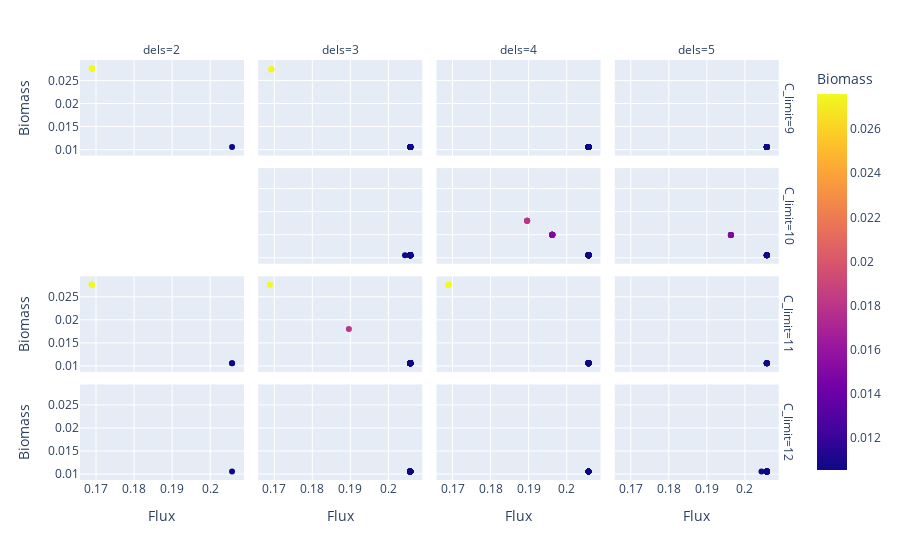

The notebook cell saved with this chart:
### Code cell
#Filter out reactions with quasi-null fluxes
min_flux = 0.05
deletion_list = raw_df.query("Flux>="+str(min_flux))["N_of_deletions"].unique().tolist()
deletion_list.sort()
carbon_list = raw_df.query("Flux>="+str(min_flux))["C_limit"].unique().tolist()
carbon_list.sort()

fig = px.scatter(raw_df.query("Flux>="+str(min_flux)),
                 x="Flux", y="Biomass", color="Biomass",
                 facet_col="N_of_deletions", facet_row="C_limit",hover_name="Strategy",
                 category_orders = {"N_of_deletions":deletion_list,
                                    "C_limit":carbon_list})

fig.for_each_annotation(lambda a: a.update(text=a.text.replace("N_of_deletions", "dels")))

fig.show()
#save figure:
fig.write_image('/'.join([dir_path, project_name, "optknock_strategies_evaluation_reduced_parameter_space.png"]))

### Figure 1 — Plotly figure (JSON) as saved in the notebook; plotly's stock layout.template omitted (floating-point values rounded to 4 significant figures; data arrays with more than 128 entries replaced by an {"elided": "..."} marker saying what was removed)
{"data": [{"hovertemplate": "<b>%{hovertext}</b><br><br>C_limit=9<br>N_of_deletions=2<br>Flux=%{x}<br>Biomass=%{marker.color}<extra></extra>", "hovertext": [["DCTPD", "RNDR4"], ["PSP_L", "GND"], ["PSP_L", "PGL"], ["PSERT", "PGL"], ["G6PDH2r", "PSP_L"], ["PSERT", "G6PDH2r"], ["G6PDH2r", "PGCD"], ["PSERT", "GND"], ["GND", "PGCD"], ["PGL", "PGCD"]], "legendgroup": "", "marker": {"color": [0.01056, 0.02759, 0.02759, 0.02759, 0.02759, 0.02759, 0.02759, 0.02759, 0.02759, 0.02759], "coloraxis": "coloraxis", "symbol": "circle"}, "mode": "markers", "name": "", "orientation": "v", "showlegend": false, "type": "scatter", "x": [0.2057, 0.1689, 0.1689, 0.1689, 0.1689, 0.1689, 0.1689, 0.1689, 0.1689, 0.1689], "xaxis": "x13", "y": [0.01056, 0.02759, 0.02759, 0.02759, 0.02759, 0.02759, 0.02759, 0.02759, 0.02759, 0.02759], "yaxis": "y13"}, {"hovertemplate": "<b>%{hovertext}</b><br><br>C_limit=9<br>N_of_deletions=3<br>Flux=%{x}<br>Biomass=%{marker.color}<extra></extra>", "hovertext": [["NADTRHD", "RNDR4", "NDPK6"], ["RNDR4", "NDPK6", "AGDC"], ["PPA", "RNDR4", "NDPK6"], ["DCTPD", "RNDR4", "AGDC"], ["DCTPD", "G6PDH2r", "RNDR4"], ["DCTPD", "NADTRHD", "RNDR4"], ["TRDR", "RNDR4", "DCTPD"], ["DCTPD", "RNDR4", "AMPTASECG"], ["RNDR4", "NDPK6", "TRDRf"], ["RNDR4", "NDPK6", "PGCD"], ["FDH6", "PYK", "GART"], ["FDH6", "VALTA", "GART"], ["GND", "GART", "PGCD"], ["FDH6", "CAT", "GART"], ["PSERT", "GND", "GART"], ["PSERT", "G6PDH2r", "GART"], ["DCTPD", "RNDR4", "PEPC"], ["DCTPD", "FNOR", "RNDR4"]], "legendgroup": "", "marker": {"color": [0.01056, 0.01056, 0.01056, 0.01056, 0.01056, 0.01056, 0.01056, 0.01056, 0.01056, 0.01056, 0.01056, 0.01056, 0.02743, 0.01056, 0.02743, 0.02743, 0.01056, 0.01056], "coloraxis": "coloraxis", "symbol": "circle"}, "mode": "markers", "name": "", "orientation": "v", "showlegend": false, "type": "scatter", "x": [0.2057, 0.2057, 0.2057, 0.2057, 0.2057, 0.2057, 0.2057, 0.2057, 0.2057, 0.2057, 0.2057, 0.2057, 0.1692, 0.2057, 0.1692, 0.1692, 0.2057, 0.2057], "xaxis": "x14", "y": [0.01056, 0.01056, 0.01056, 0.01056, 0.01056, 0.01056, 0.01056, 0.01056, 0.01056, 0.01056, 0.01056, 0.01056, 0.02743, 0.01056, 0.02743, 0.02743, 0.01056, 0.01056], "yaxis": "y14"}, {"hovertemplate": "<b>%{hovertext}</b><br><br>C_limit=9<br>N_of_deletions=4<br>Flux=%{x}<br>Biomass=%{marker.color}<extra></extra>", "hovertext": {"elided": "43x4 str values"}, "legendgroup": "", "marker": {"color": [0.01056, 0.01056, 0.01056, 0.01056, 0.01056, 0.01056, 0.01056, 0.01056, 0.01056, 0.01056, 0.01056, 0.01056, 0.01056, 0.01056, 0.01056, 0.01056, 0.01056, 0.01056, 0.01056, 0.01056, 0.01056, 0.01056, 0.01056, 0.01056, 0.01056, 0.01056, 0.01056, 0.01056, 0.01056, 0.01056, 0.01056, 0.01056, 0.01056, 0.01056, 0.01056, 0.01056, 0.01056, 0.01056, 0.01056, 0.01056, 0.01056, 0.01056, 0.01056], "coloraxis": "coloraxis", "symbol": "circle"}, "mode": "markers", "name": "", "orientation": "v", "showlegend": false, "type": "scatter", "x": [0.2057, 0.2057, 0.2057, 0.2057, 0.2057, 0.2057, 0.2057, 0.2057, 0.2057, 0.2057, 0.2057, 0.2057, 0.2057, 0.2057, 0.2057, 0.2057, 0.2057, 0.2057, 0.2057, 0.2057, 0.2057, 0.2057, 0.2057, 0.2057, 0.2057, 0.2057, 0.2057, 0.2057, 0.2057, 0.2057, 0.2057, 0.2057, 0.2057, 0.2057, 0.2057, 0.2057, 0.2057, 0.2057, 0.2057, 0.2057, 0.2057, 0.2057, 0.2057], "xaxis": "x15", "y": [0.01056, 0.01056, 0.01056, 0.01056, 0.01056, 0.01056, 0.01056, 0.01056, 0.01056, 0.01056, 0.01056, 0.01056, 0.01056, 0.01056, 0.01056, 0.01056, 0.01056, 0.01056, 0.01056, 0.01056, 0.01056, 0.01056, 0.01056, 0.01056, 0.01056, 0.01056, 0.01056, 0.01056, 0.01056, 0.01056, 0.01056, 0.01056, 0.01056, 0.01056, 0.01056, 0.01056, 0.01056, 0.01056, 0.01056, 0.01056, 0.01056, 0.01056, 0.01056], "yaxis": "y15"}, {"hovertemplate": "<b>%{hovertext}</b><br><br>C_limit=9<br>N_of_deletions=5<br>Flux=%{x}<br>Biomass=%{marker.color}<extra></extra>", "hovertext": [["FDH6", "GART", "G6PDH2r", "AGTi", "FBP"], ["FDH6", "GART", "LALGP", "HEX7", "GND"], ["NADTRHD", "FDH6", "GART", "PYK", "TRDRf"], ["FDH6", "PEPC", "GART", "PGCD", "AMPTASECG"], ["FDH6", "GART", "IPDPS", "ME2", "FBA3"], ["PSERT", "GART", "FDH6", "LALGP", "GND"], ["FDH6", "GART", "TRDR", "VALTA", "G6PDH2r"], ["NADTRHD", "FDH6", "GART", "FBA3", "ADPGDP"], ["PSERT", "FDH6", "ACGAMK", "GART", "AMPTASECG"], ["FDH6", "GART", "SBP", "LDH_D", "PSP_L"], ["PSERT", "NDPK6", "ORNTAC", "DMPPS_syn", "RNDR4"], ["TALA", "GART", "NDPK6", "AGTi", "RNDR4"], ["NDPK6", "GLCS3", "ACODA", "GTHS", "RNDR4"], ["NDPK6", "FBP", "GTHS", "FNOR", "RNDR4"], ["NDPK6", "GLCS3", "GND", "FNOR", "RNDR4"]], "legendgroup": "", "marker": {"color": [0.01056, 0.01056, 0.01056, 0.01056, 0.01056, 0.01056, 0.01056, 0.01056, 0.01056, 0.01056, 0.01056, 0.01056, 0.01056, 0.01056, 0.01056], "coloraxis": "coloraxis", "symbol": "circle"}, "mode": "markers", "name": "", "orientation": "v", "showlegend": false, "type": "scatter", "x": [0.2057, 0.2057, 0.2057, 0.2057, 0.2057, 0.2057, 0.2057, 0.2057, 0.2057, 0.2057, 0.2057, 0.2057, 0.2057, 0.2057, 0.2057], "xaxis": "x16", "y": [0.01056, 0.01056, 0.01056, 0.01056, 0.01056, 0.01056, 0.01056, 0.01056, 0.01056, 0.01056, 0.01056, 0.01056, 0.01056, 0.01056, 0.01056], "yaxis": "y16"}, {"hovertemplate": "<b>%{hovertext}</b><br><br>C_limit=10<br>N_of_deletions=3<br>Flux=%{x}<br>Biomass=%{marker.color}<extra></extra>", "hovertext": [["RNDR4", "NDPK6", "ACGS"], ["FNOR", "RNDR4", "NDPK6"], ["FBA", "RNDR4", "NDPK6"], ["DMPPS_syn", "FDH6", "GART"], ["RNDR4", "NDPK6", "SBP"], ["GART", "FDH6", "GLUSfx"], ["RNDR4", "NDPK6", "GLUSfx"], ["PSP_L", "RNDR4", "NDPK6"], ["FDH6", "AGDC", "GART"], ["RNDR4", "NDPK6", "PGL"], ["DCTPD", "RNDR4", "AGDC"], ["DCTPD", "G6PDH2r", "RNDR4"], ["DCTPD", "RNDR4", "FBA"], ["DCTPD", "RNDR4", "GLYCOR_nadp"], ["DCTPD", "FNOR", "RNDR4"], ["DCTPD", "TALA", "RNDR4"], ["DCTPD", "PSP_L", "RNDR4"], ["DCTPD", "RNDR4", "GLUSfx"], ["DCTPD", "RNDR4", "FUM"], ["DCTPD", "RNDR4", "ALAD_L"], ["GART", "PEPC", "FDH6"], ["DCTPD", "RNDR4", "PEPC"], ["DCTPD", "RNDR4", "FBA"], ["GTHPi", "FDH6", "GART"], ["DCTPD", "RNDR4", "AMPTASECG"], ["DCTPD", "PPA", "RNDR4"], ["DCTPD", "RNDR4", "SBP"], ["DCTPD", "RNDR4", "ALAGLUE"], ["DCTPD", "FBP", "RNDR4"], ["FDH6", "PPKr", "GART"], ["PPA", "RNDR4", "NDPK6"]], "legendgroup": "", "marker": {"color": [0.01056, 0.01056, 0.01056, 0.01056, 0.01056, 0.01056, 0.01056, 0.01056, 0.01056, 0.01056, 0.01056, 0.01056, 0.01056, 0.01056, 0.01056, 0.01056, 0.01056, 0.01056, 0.01056, 0.01056, 0.01056, 0.01056, 0.01056, 0.01056, 0.01056, 0.01056, 0.01056, 0.01056, 0.01056, 0.01056, 0.01056], "coloraxis": "coloraxis", "symbol": "circle"}, "mode": "markers", "name": "", "orientation": "v", "showlegend": false, "type": "scatter", "x": [0.2057, 0.2057, 0.2057, 0.2057, 0.2057, 0.2057, 0.2057, 0.2057, 0.2057, 0.2057, 0.2057, 0.2057, 0.2057, 0.2057, 0.2057, 0.2057, 0.2057, 0.2057, 0.2044, 0.2057, 0.2057, 0.2057, 0.2057, 0.2057, 0.2057, 0.2057, 0.2057, 0.2057, 0.2057, 0.2057, 0.2057], "xaxis": "x10", "y": [0.01056, 0.01056, 0.01056, 0.01056, 0.01056, 0.01056, 0.01056, 0.01056, 0.01056, 0.01056, 0.01056, 0.01056, 0.01056, 0.01056, 0.01056, 0.01056, 0.01056, 0.01056, 0.01056, 0.01056, 0.01056, 0.01056, 0.01056, 0.01056, 0.01056, 0.01056, 0.01056, 0.01056, 0.01056, 0.01056, 0.01056], "yaxis": "y10"}, {"hovertemplate": "<b>%{hovertext}</b><br><br>C_limit=10<br>N_of_deletions=4<br>Flux=%{x}<br>Biomass=%{marker.color}<extra></extra>", "hovertext": {"elided": "44x4 str values"}, "legendgroup": "", "marker": {"color": [0.01056, 0.01056, 0.01056, 0.01056, 0.01056, 0.01056, 0.01056, 0.01056, 0.01056, 0.01056, 0.01056, 0.01056, 0.01056, 0.01056, 0.01056, 0.01056, 0.01056, 0.01056, 0.01056, 0.01497, 0.01497, 0.01497, 0.01497, 0.01497, 0.01497, 0.01802, 0.01802, 0.01802, 0.01802, 0.01056, 0.01056, 0.01056, 0.01056, 0.01056, 0.01056, 0.01056, 0.01056, 0.01497, 0.01497, 0.01497, 0.01497, 0.01056, 0.01056, 0.01056], "coloraxis": "coloraxis", "symbol": "circle"}, "mode": "markers", "name": "", "orientation": "v", "showlegend": false, "type": "scatter", "x": [0.2057, 0.2057, 0.2057, 0.2057, 0.2057, 0.2057, 0.2057, 0.2057, 0.2057, 0.2057, 0.2057, 0.2057, 0.2057, 0.2057, 0.2057, 0.2057, 0.2057, 0.2057, 0.2057, 0.1962, 0.1962, 0.1962, 0.1962, 0.1962, 0.1962, 0.1896, 0.1896, 0.1896, 0.1896, 0.2057, 0.2057, 0.2057, 0.2057, 0.2057, 0.2057, 0.2057, 0.2057, 0.1962, 0.1962, 0.1962, 0.1962, 0.2057, 0.2057, 0.2057], "xaxis": "x11", "y": [0.01056, 0.01056, 0.01056, 0.01056, 0.01056, 0.01056, 0.01056, 0.01056, 0.01056, 0.01056, 0.01056, 0.01056, 0.01056, 0.01056, 0.01056, 0.01056, 0.01056, 0.01056, 0.01056, 0.01497, 0.01497, 0.01497, 0.01497, 0.01497, 0.01497, 0.01802, 0.01802, 0.01802, 0.01802, 0.01056, 0.01056, 0.01056, 0.01056, 0.01056, 0.01056, 0.01056, 0.01056, 0.01497, 0.01497, 0.01497, 0.01497, 0.01056, 0.01056, 0.01056], "yaxis": "y11"}, {"hovertemplate": "<b>%{hovertext}</b><br><br>C_limit=10<br>N_of_deletions=5<br>Flux=%{x}<br>Biomass=%{marker.color}<extra></extra>", "hovertext": [["TALA", "LALGP", "GND", "DCTPD", "RNDR4"], ["NDPK6", "LALGP", "ME2", "RNDR4", "AMPTASECG"], ["PSERT", "GART", "ALAD_L", "VALTA", "GND"], ["GART", "ALAD_L", "PGCD", "VALTA", "GND"], ["GART", "ALAD_L", "VALTA", "GND", "PSP_L"], ["GART", "ALAD_L", "VALTA", "G6PDH2r", "PSP_L"], ["PSERT", "GART", "ALAD_L", "VALTA", "G6PDH2r"], ["GART", "ALAD_L", "PGCD", "VALTA", "G6PDH2r"], ["LALGP", "VPAMTr", "GTHS", "DCTPD", "RNDR4"], ["NDPK6", "PGCD", "GLUSfx", "PSP_L", "RNDR4"], ["IPDDI", "GTHS", "DCTPD", "PSP_L", "RNDR4"], ["NADTRHD", "VPAMTr", "AGDC", "DCTPD", "RNDR4"], ["GLYDHDA", "SBP", "PYK", "DCTPD", "RNDR4"], ["NDPK6", "AGDC", "FBA", "PSP_L", "RNDR4"], ["TALA", "IPDPS", "ADPGDP", "DCTPD", "RNDR4"]], "legendgroup": "", "marker": {"color": [0.01056, 0.01056, 0.01492, 0.01492, 0.01492, 0.01492, 0.01492, 0.01492, 0.01056, 0.01056, 0.01056, 0.01056, 0.01056, 0.01056, 0.01056], "coloraxis": "coloraxis", "symbol": "circle"}, "mode": "markers", "name": "", "orientation": "v", "showlegend": false, "type": "scatter", "x": [0.2057, 0.2057, 0.1963, 0.1963, 0.1963, 0.1963, 0.1963, 0.1963, 0.2057, 0.2057, 0.2057, 0.2057, 0.2057, 0.2057, 0.2057], "xaxis": "x12", "y": [0.01056, 0.01056, 0.01492, 0.01492, 0.01492, 0.01492, 0.01492, 0.01492, 0.01056, 0.01056, 0.01056, 0.01056, 0.01056, 0.01056, 0.01056], "yaxis": "y12"}, {"hovertemplate": "<b>%{hovertext}</b><br><br>C_limit=11<br>N_of_deletions=2<br>Flux=%{x}<br>Biomass=%{marker.color}<extra></extra>", "hovertext": [["RNDR4", "NDPK6"], ["FDH6", "GART"], ["PSERT", "PGL"], ["PGL", "PGCD"], ["PSP_L", "GND"], ["PSERT", "PGL"], ["G6PDH2r", "PSP_L"], ["PSERT", "G6PDH2r"], ["PSERT", "GND"]], "legendgroup": "", "marker": {"color": [0.01056, 0.01056, 0.02759, 0.02759, 0.02759, 0.02759, 0.02759, 0.02759, 0.02759], "coloraxis": "coloraxis", "symbol": "circle"}, "mode": "markers", "name": "", "orientation": "v", "showlegend": false, "type": "scatter", "x": [0.2057, 0.2057, 0.1689, 0.1689, 0.1689, 0.1689, 0.1689, 0.1689, 0.1689], "xaxis": "x5", "y": [0.01056, 0.01056, 0.02759, 0.02759, 0.02759, 0.02759, 0.02759, 0.02759, 0.02759], "yaxis": "y5"}, {"hovertemplate": "<b>%{hovertext}</b><br><br>C_limit=11<br>N_of_deletions=3<br>Flux=%{x}<br>Biomass=%{marker.color}<extra></extra>", "hovertext": [["DCTPD", "RNDR4", "ANHMK"], ["DCTPD", "FNOR", "RNDR4"], ["FNOR", "RNDR4", "NDPK6"], ["AMPTASECG", "RNDR4", "NDPK6"], ["RNDR4", "NDPK6", "ACM6PH"], ["DCTPD", "RNDR4", "ALAD_L"], ["RNDR4", "NDPK6", "TRPS1"], ["DCTPD", "RNDR4", "PGL"], ["DCTPD", "RNDR4", "ACM6PH"], ["DCTPD", "RNDR4", "ME2"], ["DCTPD", "RNDR4", "FBA"], ["RNDR4", "NDPK6", "ACM6PH"], ["DCTPD", "RNDR4", "PGL"], ["FDH6", "CAT", "GART"], ["RNDR4", "NDPK6", "GLUSfx"], ["DCTPD", "TALA", "RNDR4"], ["FBA", "RNDR4", "NDPK6"], ["FBA3", "RNDR4", "NDPK6"], ["DCTPD", "PPA", "RNDR4"], ["FDH6", "TRPS3", "GART"], ["RNDR4", "NDPK6", "AGDC"], ["RNDR4", "NDPK6", "PGL"], ["MLTGY4pp", "RNDR4", "NDPK6"], ["GTHPi", "RNDR4", "NDPK6"], ["PEPC", "RNDR4", "NDPK6"], ["RNDR4", "NDPK6", "ANHMK"], ["PSP_L", "ACGAMK", "GND"], ["PSERT", "GART", "FDH6"], ["PSERT", "G6PDH2r", "ALAD_L"], ["FDH6", "IPDDI", "GART"], ["RNDR4", "NDPK6", "ORNTAC"], ["RNDR4", "NDPK6", "PGL"], ["PPA", "RNDR4", "NDPK6"], ["FDH6", "VALTA", "GART"], ["GLUCYS", "RNDR4", "NDPK6"], ["RNDR4", "NDPK6", "PDH"], ["ALAD_L", "RNDR4", "NDPK6"], ["RNDR4", "NDPK6", "FDH6"], ["DMPPS_syn", "RNDR4", "NDPK6"]], "legendgroup": "", "marker": {"color": [0.01056, 0.01056, 0.01056, 0.01056, 0.01056, 0.01056, 0.01056, 0.01056, 0.01056, 0.01056, 0.01056, 0.01056, 0.01056, 0.01056, 0.01056, 0.01056, 0.01056, 0.01056, 0.01056, 0.01056, 0.01056, 0.01056, 0.01056, 0.01056, 0.01056, 0.01056, 0.02759, 0.01056, 0.01802, 0.01056, 0.01056, 0.01056, 0.01056, 0.01056, 0.01056, 0.01056, 0.01056, 0.01056, 0.01056], "coloraxis": "coloraxis", "symbol": "circle"}, "mode": "markers", "name": "", "orientation": "v", "showlegend": false, "type": "scatter", "x": [0.2057, 0.2057, 0.2057, 0.2057, 0.2057, 0.2057, 0.2057, 0.2057, 0.2057, 0.2057, 0.2057, 0.2057, 0.2057, 0.2057, 0.2057, 0.2057, 0.2057, 0.2057, 0.2057, 0.2057, 0.2057, 0.2057, 0.2057, 0.2057, 0.2057, 0.2057, 0.1689, 0.2057, 0.1896, 0.2057, 0.2057, 0.2057, 0.2057, 0.2057, 0.2057, 0.2057, 0.2057, 0.2057, 0.2057], "xaxis": "x6", "y": [0.01056, 0.01056, 0.01056, 0.01056, 0.01056, 0.01056, 0.01056, 0.01056, 0.01056, 0.01056, 0.01056, 0.01056, 0.01056, 0.01056, 0.01056, 0.01056, 0.01056, 0.01056, 0.01056, 0.01056, 0.01056, 0.01056, 0.01056, 0.01056, 0.01056, 0.01056, 0.02759, 0.01056, 0.01802, 0.01056, 0.01056, 0.01056, 0.01056, 0.01056, 0.01056, 0.01056, 0.01056, 0.01056, 0.01056], "yaxis": "y6"}, {"hovertemplate": "<b>%{hovertext}</b><br><br>C_limit=11<br>N_of_deletions=4<br>Flux=%{x}<br>Biomass=%{marker.color}<extra></extra>", "hovertext": {"elided": "34x4 str values"}, "legendgroup": "", "marker": {"color": [0.02759, 0.02759, 0.02759, 0.02759, 0.01056, 0.01056, 0.01056, 0.01056, 0.01056, 0.01056, 0.01056, 0.01056, 0.01056, 0.01056, 0.01056, 0.01056, 0.01056, 0.01056, 0.01056, 0.01056, 0.01056, 0.01056, 0.01056, 0.01056, 0.01056, 0.01056, 0.01056, 0.01056, 0.01056, 0.01056, 0.01056, 0.01056, 0.01056, 0.01056], "coloraxis": "coloraxis", "symbol": "circle"}, "mode": "markers", "name": "", "orientation": "v", "showlegend": false, "type": "scatter", "x": [0.1689, 0.1689, 0.1689, 0.1689, 0.2057, 0.2057, 0.2057, 0.2057, 0.2057, 0.2057, 0.2057, 0.2057, 0.2057, 0.2057, 0.2057, 0.2057, 0.2057, 0.2057, 0.2057, 0.2057, 0.2057, 0.2057, 0.2057, 0.2057, 0.2057, 0.2057, 0.2057, 0.2057, 0.2057, 0.2057, 0.2057, 0.2057, 0.2057, 0.2057], "xaxis": "x7", "y": [0.02759, 0.02759, 0.02759, 0.02759, 0.01056, 0.01056, 0.01056, 0.01056, 0.01056, 0.01056, 0.01056, 0.01056, 0.01056, 0.01056, 0.01056, 0.01056, 0.01056, 0.01056, 0.01056, 0.01056, 0.01056, 0.01056, 0.01056, 0.01056, 0.01056, 0.01056, 0.01056, 0.01056, 0.01056, 0.01056, 0.01056, 0.01056, 0.01056, 0.01056], "yaxis": "y7"}, {"hovertemplate": "<b>%{hovertext}</b><br><br>C_limit=11<br>N_of_deletions=5<br>Flux=%{x}<br>Biomass=%{marker.color}<extra></extra>", "hovertext": [["FDH6", "GART", "PYK", "GND", "ASPO5"], ["FDH6", "GART", "ANHMK", "PSP_L", "AMPTASECG"], ["PSERT", "FDH6", "GART", "ANHMK", "GND"], ["GART", "FDH6", "PYK", "ANHMK", "GLUSfx"], ["ORNTAC", "G6PDH2r", "DCTPD", "FBP", "RNDR4"], ["PYK", "G6PDH2r", "FBA", "DCTPD", "RNDR4"], ["VPAMTr", "HEX7", "FBA", "DCTPD", "RNDR4"], ["ALAD_L", "NDPK6", "TRDR", "GLUSfx", "RNDR4"]], "legendgroup": "", "marker": {"color": [0.01056, 0.01056, 0.01056, 0.01056, 0.01056, 0.01056, 0.01056, 0.01056], "coloraxis": "coloraxis", "symbol": "circle"}, "mode": "markers", "name": "", "orientation": "v", "showlegend": false, "type": "scatter", "x": [0.2057, 0.2057, 0.2057, 0.2057, 0.2057, 0.2057, 0.2057, 0.2057], "xaxis": "x8", "y": [0.01056, 0.01056, 0.01056, 0.01056, 0.01056, 0.01056, 0.01056, 0.01056], "yaxis": "y8"}, {"hovertemplate": "<b>%{hovertext}</b><br><br>C_limit=12<br>N_of_deletions=2<br>Flux=%{x}<br>Biomass=%{marker.color}<extra></extra>", "hovertext": [["DCTPD", "RNDR4"]], "legendgroup": "", "marker": {"color": [0.01056], "coloraxis": "coloraxis", "symbol": "circle"}, "mode": "markers", "name": "", "orientation": "v", "showlegend": false, "type": "scatter", "x": [0.2057], "xaxis": "x", "y": [0.01056], "yaxis": "y"}, {"hovertemplate": "<b>%{hovertext}</b><br><br>C_limit=12<br>N_of_deletions=3<br>Flux=%{x}<br>Biomass=%{marker.color}<extra></extra>", "hovertext": [["RNDR4", "NDPK6", "PGL"], ["RNDR4", "NDPK6", "TRPS1"], ["RNDR4", "NDPK6", "IPDDI"], ["DCTPD", "RNDR4", "PEPC"], ["FBA", "RNDR4", "NDPK6"], ["FBA3", "RNDR4", "NDPK6"], ["RNDR4", "NDPK6", "GLUSfx"], ["DCTPD", "NADTRHD", "RNDR4"], ["RNDR4", "ANS", "NDPK6"], ["DCTPD", "RNDR4", "PGL"], ["DCTPD", "RNDR4", "PGCD"], ["DCTPD", "FNOR", "RNDR4"], ["DCTPD", "RNDR4", "GTHS"], ["DCTPD", "NADTRHD", "RNDR4"], ["DCTPD", "RNDR4", "PYK"], ["DCTPD", "RNDR4", "PGL"], ["DCTPD", "PSP_L", "RNDR4"], ["FBA3", "RNDR4", "DCTPD"], ["DCTPD", "RNDR4", "FBA"], ["DMPPS_syn", "RNDR4", "DCTPD"], ["DCTPD", "RNDR4", "PPKr"], ["DCTPD", "RNDR4", "PGCD"], ["DCTPD", "G6PDH2r", "RNDR4"], ["DCTPD", "RNDR4", "PYK"], ["DCTPD", "FBP", "RNDR4"], ["DCTPD", "RNDR4", "ACM6PH"], ["DCTPD", "VPAMTr", "RNDR4"], ["DCTPD", "GLCS3", "RNDR4"], ["DCTPD", "RNDR4", "GLUSfx"]], "legendgroup": "", "marker": {"color": [0.01056, 0.01056, 0.01056, 0.01056, 0.01056, 0.01056, 0.01056, 0.01056, 0.01056, 0.01056, 0.01056, 0.01056, 0.01056, 0.01056, 0.01056, 0.01056, 0.01056, 0.01056, 0.01056, 0.01056, 0.01056, 0.01056, 0.01056, 0.01056, 0.01056, 0.01056, 0.01056, 0.01056, 0.01056], "coloraxis": "coloraxis", "symbol": "circle"}, "mode": "markers", "name": "", "orientation": "v", "showlegend": false, "type": "scatter", "x": [0.2057, 0.2057, 0.2057, 0.2057, 0.2057, 0.2057, 0.2057, 0.2057, 0.2057, 0.2057, 0.2057, 0.2057, 0.2057, 0.2057, 0.2057, 0.2057, 0.2057, 0.2057, 0.2057, 0.2057, 0.2057, 0.2057, 0.2057, 0.2057, 0.2057, 0.2057, 0.2057, 0.2057, 0.2057], "xaxis": "x2", "y": [0.01056, 0.01056, 0.01056, 0.01056, 0.01056, 0.01056, 0.01056, 0.01056, 0.01056, 0.01056, 0.01056, 0.01056, 0.01056, 0.01056, 0.01056, 0.01056, 0.01056, 0.01056, 0.01056, 0.01056, 0.01056, 0.01056, 0.01056, 0.01056, 0.01056, 0.01056, 0.01056, 0.01056, 0.01056], "yaxis": "y2"}, {"hovertemplate": "<b>%{hovertext}</b><br><br>C_limit=12<br>N_of_deletions=4<br>Flux=%{x}<br>Biomass=%{marker.color}<extra></extra>", "hovertext": {"elided": "39x4 str values"}, "legendgroup": "", "marker": {"color": [0.01056, 0.01056, 0.01056, 0.01056, 0.01056, 0.01056, 0.01056, 0.01056, 0.01056, 0.01056, 0.01056, 0.01056, 0.01056, 0.01056, 0.01056, 0.01056, 0.01056, 0.01056, 0.01056, 0.01056, 0.01056, 0.01056, 0.01056, 0.01056, 0.01056, 0.01056, 0.01056, 0.01056, 0.01056, 0.01056, 0.01056, 0.01056, 0.01056, 0.01056, 0.01056, 0.01056, 0.01056, 0.01056, 0.01056], "coloraxis": "coloraxis", "symbol": "circle"}, "mode": "markers", "name": "", "orientation": "v", "showlegend": false, "type": "scatter", "x": [0.2057, 0.2057, 0.2057, 0.2057, 0.2057, 0.2057, 0.2057, 0.2057, 0.2057, 0.2057, 0.2057, 0.2057, 0.2057, 0.2057, 0.2057, 0.2057, 0.2057, 0.2057, 0.2057, 0.2057, 0.2057, 0.2057, 0.2057, 0.2057, 0.2057, 0.2057, 0.2057, 0.2057, 0.2057, 0.2057, 0.2057, 0.2057, 0.2057, 0.2057, 0.2057, 0.2057, 0.2057, 0.2057, 0.2057], "xaxis": "x3", "y": [0.01056, 0.01056, 0.01056, 0.01056, 0.01056, 0.01056, 0.01056, 0.01056, 0.01056, 0.01056, 0.01056, 0.01056, 0.01056, 0.01056, 0.01056, 0.01056, 0.01056, 0.01056, 0.01056, 0.01056, 0.01056, 0.01056, 0.01056, 0.01056, 0.01056, 0.01056, 0.01056, 0.01056, 0.01056, 0.01056, 0.01056, 0.01056, 0.01056, 0.01056, 0.01056, 0.01056, 0.01056, 0.01056, 0.01056], "yaxis": "y3"}, {"hovertemplate": "<b>%{hovertext}</b><br><br>C_limit=12<br>N_of_deletions=5<br>Flux=%{x}<br>Biomass=%{marker.color}<extra></extra>", "hovertext": [["FDH6", "GART", "ANHMK", "GGCLUT2", "PSP_L"], ["FDH6", "GART", "ORNTAC", "AGDC", "PSP_L"], ["GART", "FDH6", "PGCD", "AGDC", "AMPTASECG"], ["GART", "FDH6", "AGDC", "G6PDH2r", "GLUSfx"], ["GART", "FDH6", "GND", "GLUSfx", "PSP_L"], ["FDH6", "GART", "PDH", "VPAMTr", "FBA3"], ["FDH6", "GART", "FBA3", "ACGS", "ACGAMK"], ["PSERT", "FDH6", "GART", "GGCLUT2", "AGDC"], ["FDH6", "GART", "HEX7", "AGTi", "AMPTASECG"], ["PSERT", "FDH6", "GART", "AGDC", "FBA3"], ["TALA", "NDPK6", "PDH", "RNDR4", "PGL"], ["FDH6", "GART", "IPDPS", "ANHMK", "FBP"], ["FDH6", "GART", "CAT", "VPAMTr", "ACGS"], ["FDH6", "GART", "GGCLUT2", "DMPPS_syn", "ACGS"], ["PSERT", "FDH6", "GART", "SBP", "GND"], ["FDH6", "GART", "SBP", "GTHPi", "DMPPS_syn"], ["PSERT", "GART", "FDH6", "DMPPS_syn", "GLUSfx"], ["FDH6", "GART", "ANHMK", "HEX7", "FUM"], ["FDH6", "GART", "DMPPS_syn", "PPA", "GND"], ["GART", "FDH6", "CAT", "PGCD", "VALTA"], ["PSERT", "FDH6", "GART", "GGCLUT2", "MDDEP4pp"]], "legendgroup": "", "marker": {"color": [0.01056, 0.01056, 0.01056, 0.01056, 0.01056, 0.01056, 0.01056, 0.01056, 0.01056, 0.01056, 0.01056, 0.01056, 0.01056, 0.01056, 0.01056, 0.01056, 0.01056, 0.01056, 0.01056, 0.01056, 0.01056], "coloraxis": "coloraxis", "symbol": "circle"}, "mode": "markers", "name": "", "orientation": "v", "showlegend": false, "type": "scatter", "x": [0.2057, 0.2057, 0.2057, 0.2057, 0.2057, 0.2057, 0.2057, 0.2057, 0.2057, 0.2057, 0.2057, 0.2057, 0.2057, 0.2057, 0.2057, 0.2057, 0.2057, 0.2044, 0.2057, 0.2057, 0.2057], "xaxis": "x4", "y": [0.01056, 0.01056, 0.01056, 0.01056, 0.01056, 0.01056, 0.01056, 0.01056, 0.01056, 0.01056, 0.01056, 0.01056, 0.01056, 0.01056, 0.01056, 0.01056, 0.01056, 0.01056, 0.01056, 0.01056, 0.01056], "yaxis": "y4"}], "layout": {"annotations": [{"font": {}, "showarrow": false, "text": "dels=2", "x": 0.115, "xanchor": "center", "xref": "paper", "y": 1, "yanchor": "bottom", "yref": "paper"}, {"font": {}, "showarrow": false, "text": "dels=3", "x": 0.365, "xanchor": "center", "xref": "paper", "y": 1, "yanchor": "bottom", "yref": "paper"}, {"font": {}, "showarrow": false, "text": "dels=4", "x": 0.615, "xanchor": "center", "xref": "paper", "y": 1, "yanchor": "bottom", "yref": "paper"}, {"font": {}, "showarrow": false, "text": "dels=5", "x": 0.865, "xanchor": "center", "xref": "paper", "y": 1, "yanchor": "bottom", "yref": "paper"}, {"font": {}, "showarrow": false, "text": "C_limit=12", "textangle": 90, "x": 0.98, "xanchor": "left", "xref": "paper", "y": 0.1138, "yanchor": "middle", "yref": "paper"}, {"font": {}, "showarrow": false, "text": "C_limit=11", "textangle": 90, "x": 0.98, "xanchor": "left", "xref": "paper", "y": 0.3712, "yanchor": "middle", "yref": "paper"}, {"font": {}, "showarrow": false, "text": "C_limit=10", "textangle": 90, "x": 0.98, "xanchor": "left", "xref": "paper", "y": 0.6288, "yanchor": "middle", "yref": "paper"}, {"font": {}, "showarrow": false, "text": "C_limit=9", "textangle": 90, "x": 0.98, "xanchor": "left", "xref": "paper", "y": 0.8862, "yanchor": "middle", "yref": "paper"}], "coloraxis": {"colorbar": {"title": {"text": "Biomass"}}, "colorscale": [[0, "#0d0887"], [0.1111, "#46039f"], [0.2222, "#7201a8"], [0.3333, "#9c179e"], [0.4444, "#bd3786"], [0.5556, "#d8576b"], [0.6667, "#ed7953"], [0.7778, "#fb9f3a"], [0.8889, "#fdca26"], [1, "#f0f921"]]}, "legend": {"tracegroupgap": 0}, "margin": {"t": 60}, "xaxis": {"anchor": "y", "domain": [0, 0.23], "title": {"text": "Flux"}}, "xaxis10": {"anchor": "y10", "domain": [0.25, 0.48], "matches": "x", "showticklabels": false}, "xaxis11": {"anchor": "y11", "domain": [0.5, 0.73], "matches": "x", "showticklabels": false}, "xaxis12": {"anchor": "y12", "domain": [0.75, 0.98], "matches": "x", "showticklabels": false}, "xaxis13": {"anchor": "y13", "domain": [0, 0.23], "matches": "x", "showticklabels": false}, "xaxis14": {"anchor": "y14", "domain": [0.25, 0.48], "matches": "x", "showticklabels": false}, "xaxis15": {"anchor": "y15", "domain": [0.5, 0.73], "matches": "x", "showticklabels": false}, "xaxis16": {"anchor": "y16", "domain": [0.75, 0.98], "matches": "x", "showticklabels": false}, "xaxis2": {"anchor": "y2", "domain": [0.25, 0.48], "matches": "x", "title": {"text": "Flux"}}, "xaxis3": {"anchor": "y3", "domain": [0.5, 0.73], "matches": "x", "title": {"text": "Flux"}}, "xaxis4": {"anchor": "y4", "domain": [0.75, 0.98], "matches": "x", "title": {"text": "Flux"}}, "xaxis5": {"anchor": "y5", "domain": [0, 0.23], "matches": "x", "showticklabels": false}, "xaxis6": {"anchor": "y6", "domain": [0.25, 0.48], "matches": "x", "showticklabels": false}, "xaxis7": {"anchor": "y7", "domain": [0.5, 0.73], "matches": "x", "showticklabels": false}, "xaxis8": {"anchor": "y8", "domain": [0.75, 0.98], "matches": "x", "showticklabels": false}, "xaxis9": {"anchor": "y9", "domain": [0, 0.23], "matches": "x", "showticklabels": false}, "yaxis": {"anchor": "x", "domain": [0, 0.2275], "title": {"text": "Biomass"}}, "yaxis10": {"anchor": "x10", "domain": [0.515, 0.7425], "matches": "y", "showticklabels": false}, "yaxis11": {"anchor": "x11", "domain": [0.515, 0.7425], "matches": "y", "showticklabels": false}, "yaxis12": {"anchor": "x12", "domain": [0.515, 0.7425], "matches": "y", "showticklabels": false}, "yaxis13": {"anchor": "x13", "domain": [0.7725, 1], "matches": "y", "title": {"text": "Biomass"}}, "yaxis14": {"anchor": "x14", "domain": [0.7725, 1], "matches": "y", "showticklabels": false}, "yaxis15": {"anchor": "x15", "domain": [0.7725, 1], "matches": "y", "showticklabels": false}, "yaxis16": {"anchor": "x16", "domain": [0.7725, 1], "matches": "y", "showticklabels": false}, "yaxis2": {"anchor": "x2", "domain": [0, 0.2275], "matches": "y", "showticklabels": false}, "yaxis3": {"anchor": "x3", "domain": [0, 0.2275], "matches": "y", "showticklabels": false}, "yaxis4": {"anchor": "x4", "domain": [0, 0.2275], "matches": "y", "showticklabels": false}, "yaxis5": {"anchor": "x5", "domain": [0.2575, 0.485], "matches": "y", "title": {"text": "Biomass"}}, "yaxis6": {"anchor": "x6", "domain": [0.2575, 0.485], "matches": "y", "showticklabels": false}, "yaxis7": {"anchor": "x7", "domain": [0.2575, 0.485], "matches": "y", "showticklabels": false}, "yaxis8": {"anchor": "x8", "domain": [0.2575, 0.485], "matches": "y", "showticklabels": false}, "yaxis9": {"anchor": "x9", "domain": [0.515, 0.7425], "matches": "y", "title": {"text": "Biomass"}}}}
